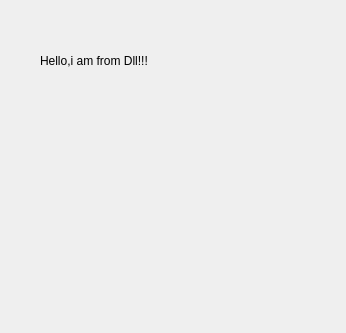
<?xml version="1.0" encoding="UTF-8"?>
<ui version="4.0">
 <class>myQtShareDllWidget</class>
 <widget class="QWidget" name="myQtShareDllWidget">
  <property name="geometry">
   <rect>
    <x>0</x>
    <y>0</y>
    <width>346</width>
    <height>333</height>
   </rect>
  </property>
  <property name="windowTitle">
   <string>Form</string>
  </property>
  <widget class="QLabel" name="label">
   <property name="geometry">
    <rect>
     <x>40</x>
     <y>50</y>
     <width>251</width>
     <height>21</height>
    </rect>
   </property>
   <property name="text">
    <string>Hello,i am from Dll!!!</string>
   </property>
  </widget>
 </widget>
 <resources/>
 <connections/>
</ui>
